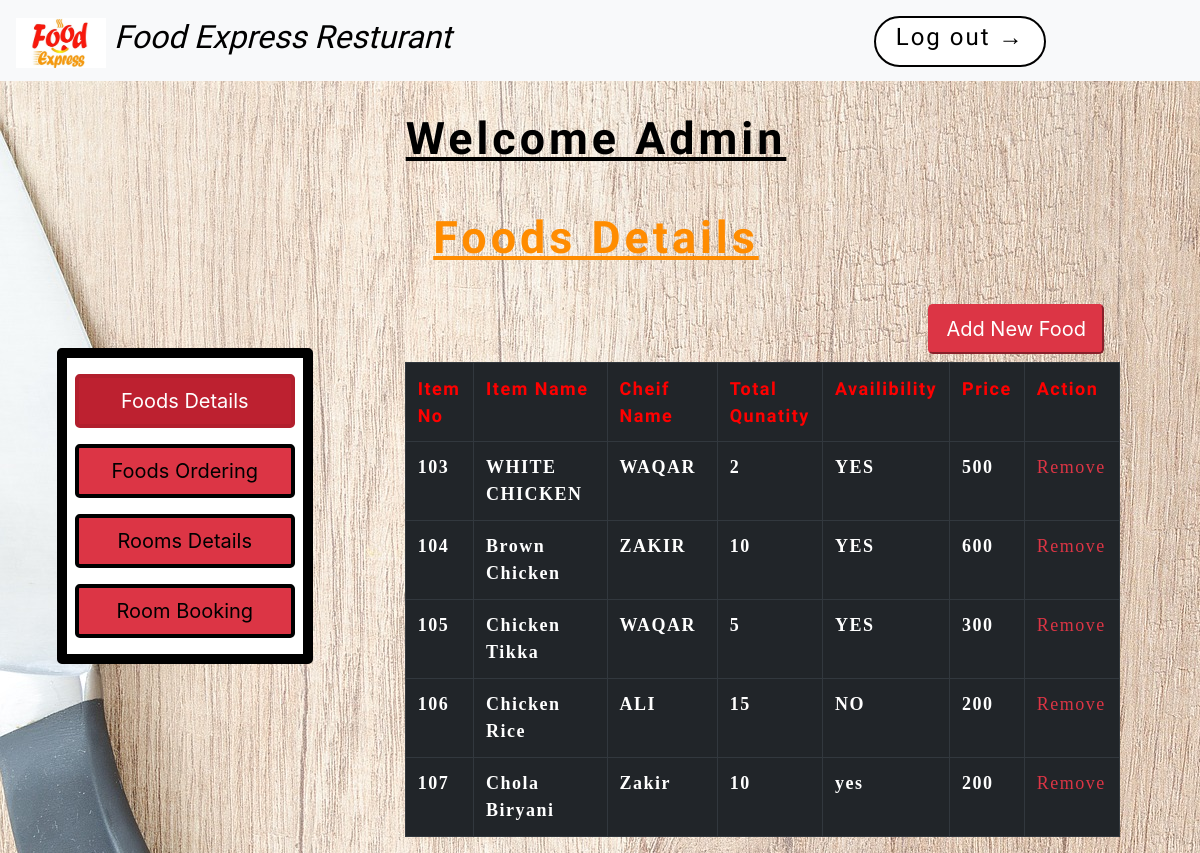
The app's page /Foodetails.php with its own data.
### tables this page shows
CREATE TABLE `foodsdetails` (
  `ITEM_NO` int(10) UNSIGNED NOT NULL,
  `ITEM_NAME` varchar(30) DEFAULT NULL,
  `CHEIF_NAME` varchar(30) DEFAULT NULL,
  `QUANTITY` int(10) DEFAULT NULL,
  `AVAILBILITY` varchar(30) DEFAULT NULL,
  `PRICE` int(10) DEFAULT NULL
);

### Foodetails.php (the view, shortened to what this page needs)
 <?php
      include_once('Database/connection.php');
  ?>
<!DOCTYPE html>
<html class="no-js" lang="en">
    <head>
          <link rel="stylesheet" href="https://maxcdn.bootstrapcdn.com/bootstrap/4.1.3/css/bootstrap.min.css">
          <link rel="stylesheet" href="https://cdnjs.cloudflare.com/ajax/libs/font-awesome/4.7.0/css/font-awesome.min.css">
    </head>
    <body>
       <nav class="navbar navbar-expand-md navbar-light bg-light  fixed-top">
          <div class="d-flex w-100 order-0">
        <div class="w-100">
        <a class="navbar-brand  ">
        <img  src="img/Foodlogo.jpg"  width="90" height="50"  alt="" /><i class="NewFontTitle ml-2 ">Food Express Resturant</i></a>
        </div>
        <span class="w-100"></span>
        <span class="w-100">
         <a class="btn btn-primary ml-5 mt-2 btn-sytle newfont" href="index.php?logout='1'" role="button"><strong><h4>Log out &rarr;</h4></strong> </a>
        </span>
        </div>
        </nav>
            <div style="margin-top: 7em;" >
              <h1 class="text-center" style="font-size: 2.8em; color: black " >Welcome Admin </h1>
              <h1  class="text-center" style="font-size: 2.8em; color: darkorange; margin-top: 1em; " >Foods Details</h1>
            </div>
          <div class="row">
            <div class="col-md-4 margins">
          <div class="container " style="margin-left: 10px;">
          <div class="modal-dialog text-center" >
            <div class="row">
              <div class="col-md-10">
                <div class="modal-content" style="margin-top: 3em;">
                  <a href="Foodetails.php" class="btn-danger active btn-lg mb-3 mt-3 ml-2 mr-2 fooddeatils"  >Foods Details</a>
                  <a href="FoodOrders.php" class="btn-danger btn-lg mb-3 ml-2 mr-2" >Foods Ordering</a>
                  <a href="RoomDetails.php" class="btn-danger btn-lg mb-3 ml-2 mr-2" >Rooms Details</a>
                  <a href="" class="btn-danger btn-lg mb-3 ml-2 mr-2" >Room Booking</a>
                </div>
            </div>
          </div>
        </div>
      </div>
    </div>
    <div class="col-md-8" style="margin-top: 2em;>
             <div class="myText">
              <button  class="mb-2 btn-danger btn-lg mr-3 float-right" data-toggle="modal" data-target="#myModal">Add New Food</button>
              <div class="table-responsive ">
                  <table class="table table-bordered table-dark table-info table-hover  ">
                    <tr>
                      <th width="10%"> Item No</th>
                      <th width="25%"> Item Name</th>
                      <th width="20%"> Cheif Name</th>
                      <th width="13%"> Total Qunatity</th>
                      <th width="8%"> Availibility</th>
                      <th width="10%"> Price</th>
                      <th width="15%"> Action</th>
                    </tr>
                     <?php
                      $sql = "SELECT * FROM foodsdetails ORDER BY ITEM_NO ASC ";
                      $res = mysqli_query($conn,$sql);
                  if( mysqli_num_rows($res) > 0 ){
                      while($r = mysqli_fetch_assoc($res)){
                      ?>
                        <?php
                      echo "<tr>";
                      echo "<td> <strong>".$r['ITEM_NO']."</strong></td>";
                      echo "<td> <strong>".$r['ITEM_NAME']."</strong> </td>";
                      echo "<td> <strong>".$r['CHEIF_NAME']."</strong> </td>";
                      echo "<td> <strong>".$r['QUANTITY']."</strong></td>";
                      echo "<td> <strong>".$r['AVAILBILITY']."</strong></td>";
                      echo "<td> <strong>".$r['PRICE']."</strong></td>";
                      ?>
                      <td><a href="Foodetails.php?action=delete&id=<?php echo $r["ITEM_NO"]; ?>" ><span class="text-danger ">Remove</span>
                        </a></td><?php
                      echo "<tr>";
                      }
                      } ?>
                  </table>
                </div>
             </div>
    </div>
</body>
</html>

### Foodetails.php (style rules this page uses)
body { background-image: url("img/BG2.jpg"); padding-left: 2em; padding-right: 5em; background-attachment: fixed; background-image: cover; }
.NewFontTitle { font-family: "akronim"; color: black; font-size: 2rem; }
.newfont { font-family: "Akronim"; font-weight: bold; font-size: 20px; letter-spacing: 2px; }
.btn-sytle { border: 2px solid black; border-radius: 30px; background-color: white; color: black; padding: 5px 20px; font-size: 16px; cursor: pointer; }
h1 { text-align: left; font-family: "Akronim"; font-weight: bold; letter-spacing: 4px; text-decoration: underline; color: black; margin-left: 40px; }
.modal-content { box-sizing: border-box; width: 100%; border: 10px solid black; margin-top: 40%; }
.modal-content a { color: black; border: 4px solid black; }
.table th { font-family: "Akronim"; letter-spacing: 1.5px; font-size: 18px; color: red; }
.table td { font-family: "Akronim2"; letter-spacing: 1.5px; font-size: 18px; }

### records on screen
foodsdetails: ITEM_NO "103", ITEM_NAME "WHITE CHICKEN", CHEIF_NAME "WAQAR", QUANTITY "2", AVAILBILITY "YES", PRICE "500"
foodsdetails: ITEM_NO "104", ITEM_NAME "Brown Chicken", CHEIF_NAME "ZAKIR", QUANTITY "10", AVAILBILITY "YES", PRICE "600"
foodsdetails: ITEM_NO "105", ITEM_NAME "Chicken Tikka", CHEIF_NAME "WAQAR", QUANTITY "5", AVAILBILITY "YES", PRICE "300"
foodsdetails: ITEM_NO "106", ITEM_NAME "Chicken Rice", CHEIF_NAME "ALI", QUANTITY "15", AVAILBILITY "NO", PRICE "200"
foodsdetails: ITEM_NO "107", ITEM_NAME "Chola Biryani", CHEIF_NAME "Zakir", QUANTITY "10", AVAILBILITY "yes", PRICE "200"
